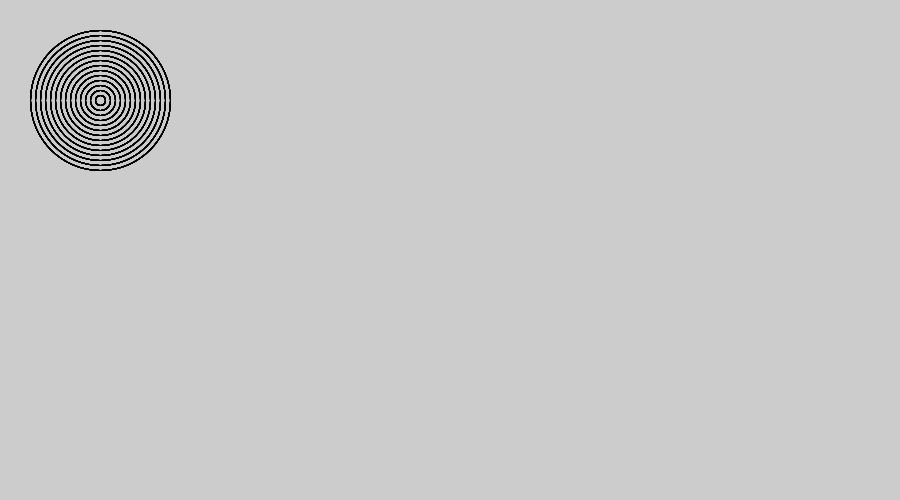
Frame 1 (no input)
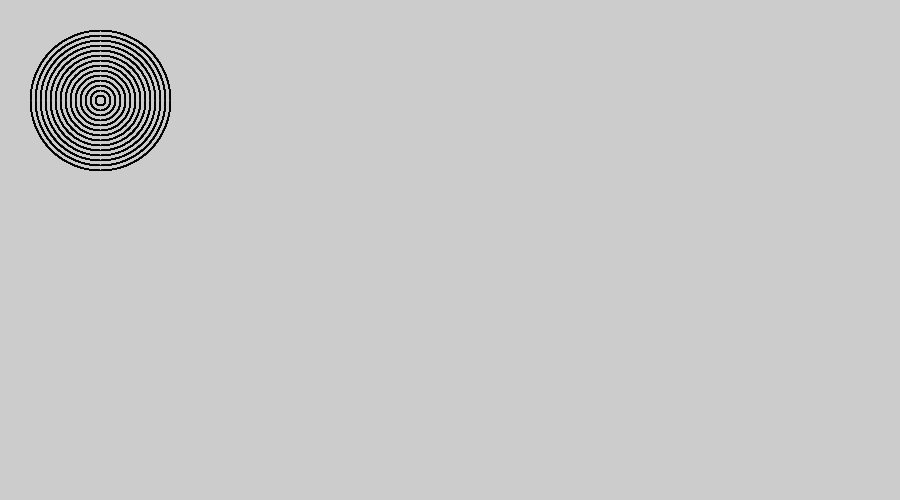
Frame 60 (the mouse pressed at the canvas centre just before this capture)
Frame 120 (the mouse held since frame 60 and released just before this capture): identical to frame 60, image omitted

The Processing sketch that drew these frames (run headless with seeded random() and noise(); from frame 60 on, the mouse is pressed at the canvas centre):

// Processing sketch: cool_rings
// ── cool_rings.pde
void setup(){
size (900,500);
}
void draw(){
  noFill();
  for(int i =0; i<15; i++){
    ellipse(100,100,(10 * i),(10 * i)); 
  noFill();
  for(int c =0; c<15; c++){
    ellipse(100,100,(10 * i),(10 * i)); 
 
}
  
}


}
